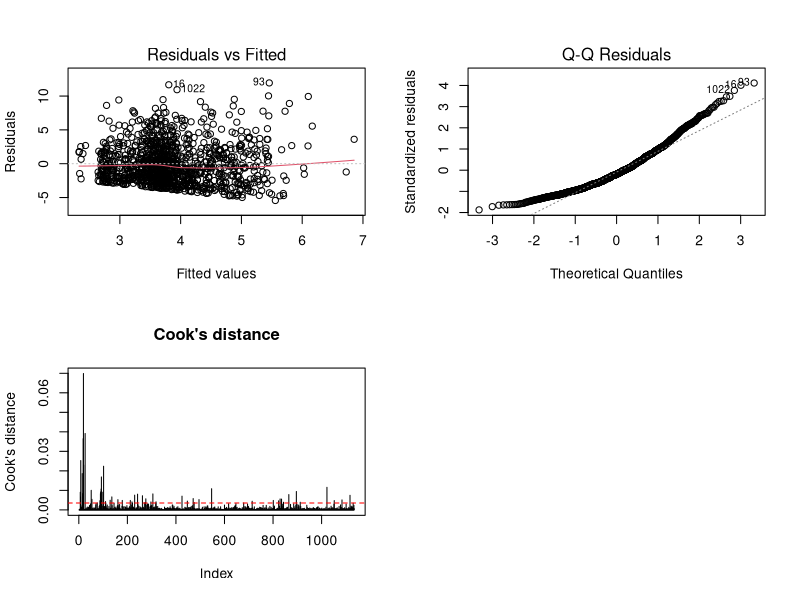

The R script that drew this image: (Note: this script raises an error after producing the figure.)
## ---- chunk 1
knitr::opts_chunk$set(echo = TRUE, warning = FALSE, message = FALSE)
library(tidyverse)
library(car)
set.seed(67)
## ---- chunk 2
polls <- read.csv("Data/Clean/combined_data.csv") %>%
  filter(sample_size > 0) %>% # drops the 2 polls whose invalid sample_size (-1) was set to NA
  mutate(abs_err = abs((dem - rep) - act_margin), # how far off the poll was
         correct = if_else(dem == rep, NA_integer_, # did the poll pick the right winner?
                           as.integer(sign(dem - rep) == sign(act_margin))),
         n1000   = sample_size / 1000,
         pop2    = factor(if_else(sample_subpopulation == "Likely Voters", "Likely", "RV_Adults")),
         partisanship = factor(partisanship))
## ---- chunk 3
prep <- function(yr) {
  polls %>% filter(year == yr) %>%
    mutate(mode3 = fct_lump_min(factor(mode), min = 30, other_level = "Other"),
           mode3 = relevel(mode3, ref = "Live Phone")) %>%
    droplevels()
}
d12 <- prep(2012)
d16 <- prep(2016)
table(d12$mode3); table(d16$mode3)
## ---- chunk 4
full12 <- lm(abs_err ~ mode3 + pop2 + partisanship + n1000 + days_to_election, data = d12)
null12 <- lm(abs_err ~ 1, data = d12)
full12_int <- lm(abs_err ~ (mode3 + pop2 + partisanship + n1000 + days_to_election)^2, data = d12)

summary(full12) # Overall fit, coefficient estimates and individual tests
## ---- chunk 5
Anova(full12, type = 2) # Tests the contribution of each predictor
vif(full12) # Checks whether predictors are strongly correlated
## ---- chunk 6
anova(null12, full12)
## ---- chunk 7
step12 <- step(null12, scope = list(lower = ~ 1, upper = formula(full12)), direction = "both", trace = 0)
step12_int <- step12 <- step(null12, scope = list(lower = ~ 1, upper = formula(full12_int)), direction = "both", trace = 0)

AIC(null12, full12, step12, step12_int)
BIC(null12, full12, step12, step12_int)
## ---- chunk 8
par(mfrow = c(2, 2))
plot(full12, which = 1) # residuals vs fitted
plot(full12, which = 2) # normal Q-Q
plot(cooks.distance(full12), type = "h", ylab = "Cook's distance", main = "Cook's distance")
abline(h = 4 / nrow(d12), col = "red", lty = 2)
par(mfrow = c(1, 1))

sum(abs(rstudent(full12)) > 3) # polls with |studentised residual| > 3
sum(cooks.distance(full12) > 4 / nrow(d12)) # polls above the 4/n guideline
max(cooks.distance(full12)) # worry if > 05 or 1
## ---- chunk 9
# Box-Cox for 2012

# Box-Cox on the full model 
pt12 <- powerTransform(full12)
summary(pt12)            # estimate, Wald CI, Test if lambda = 0 or 1
MASS::boxcox(full12, lambda = seq(-0.5, 1.5, by = 0.05))   # Log likelihood

# Close to 0.5, fit 0.5 for simpler interpretability
full12_t <- update(full12, sqrt(abs_err) ~ .) 
summary(full12_t)
plot(full12_t, which = 1)   # residuals vs fitted
plot(full12_t, which = 2)   # normal Q-Q
plot(full12_t, which = 3)   # scale-location (checks constant variance)
plot(full12_t, which = 4)   # Cook's distance
## ---- chunk 10
full16 <- lm(abs_err ~ mode3 + pop2 + partisanship + n1000 + days_to_election, data = d16)
null16 <- lm(abs_err ~ 1, data = d16)
full16_int <- lm(abs_err ~ (mode3 + pop2 + partisanship + n1000 + days_to_election)^2, data = d16)

summary(full16)
Anova(full16, type = 2)
vif(full16)
anova(null16, full16)

## ---- chunk 11
step16 <- step(null16, scope = list(lower = ~ 1, upper = formula(full16)), direction = "both", trace = 0)
step16_int <- step16 <- step(null16, scope = list(lower = ~ 1, upper = formula(full16_int)), direction = "both", trace = 0)

AIC(null16, full16, step16, step16_int)
BIC(null16, full16, step16, step16_int)
## ---- chunk 12
par(mfrow = c(2, 2))
plot(full16, which = 1)
plot(full16, which = 2)
plot(cooks.distance(full16), type = "h", ylab = "Cook's distance", main = "Cook's distance")
abline(h = 4 / nrow(d16), col = "red", lty = 2)
par(mfrow = c(1, 1))

sum(abs(rstudent(full16)) > 3)
sum(cooks.distance(full16) > 4 / nrow(d16))
max(cooks.distance(full16))

## ---- chunk 13
# Box-Cox 2016

# Box-Cox on the full model 
pt16 <- powerTransform(full16)
summary(pt16)            # estimate, Wald CI, Test if lambda = 0 or 1
MASS::boxcox(full16, lambda = seq(-0.5, 1.5, by = 0.05))   # Log likelihood

# Close to 0.5, fit 0.5 for simpler interpretability
full16_t <- update(full16, sqrt(abs_err) ~ .) 
summary(full16_t)
plot(full16_t, which = 1)   # residuals vs fitted
plot(full16_t, which = 2)   # normal Q-Q
plot(full16_t, which = 3)   # scale-location (checks constant variance)
plot(full16_t, which = 4)   # Cook's distance

## ---- chunk 14
# TRAIN TEST SPLIT?
## ---- chunk 15
l12 <- d12 %>% filter(!is.na(correct), mode3 != "Other") %>% droplevels()
l16 <- d16 %>% filter(!is.na(correct), mode3 != "Other") %>% droplevels()
mean(l12$correct); mean(l16$correct) # proportion of polls that picked the right winner
## ---- chunk 16
g12 <- glm(correct ~ mode3 + pop2 + partisanship + n1000 + days_to_election, family = binomial, data = l12)
summary(g12)
Anova(g12, type = 2) # likelihood ratio test for each factor
exp(cbind(OR = coef(g12), confint.default(g12))) # odds ratios with 95% CI
anova(glm(correct ~ 1, family = binomial, data = l12), g12, test = "Chisq") # overall model test
## ---- chunk 17

## ---- chunk 18
g16 <- glm(correct ~ mode3 + pop2 + partisanship + n1000 + days_to_election, family = binomial, data = l16)
summary(g16)
Anova(g16, type = 2)
exp(cbind(OR = coef(g16), confint.default(g16)))
anova(glm(correct ~ 1, family = binomial, data = l16), g16, test = "Chisq")
